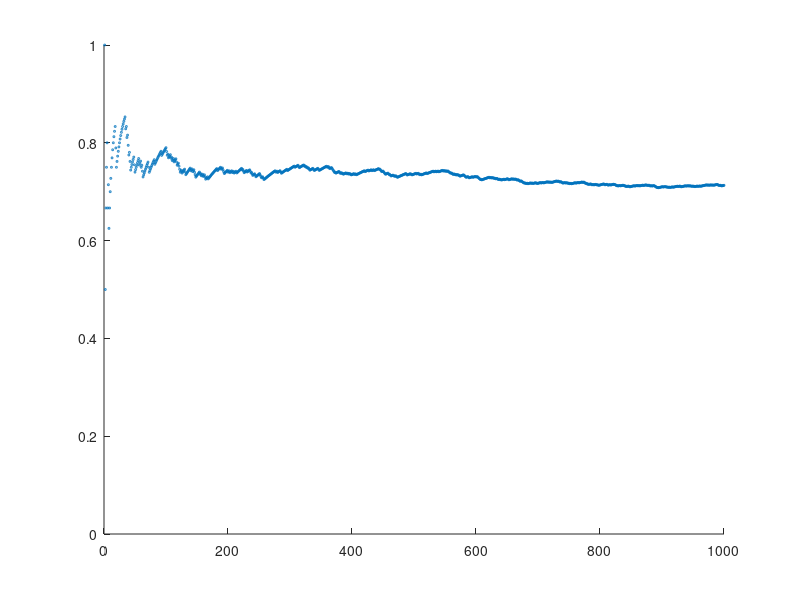

This chart was generated by the following MATLAB code:
function[rt]=coin0_3()
    r=rand(1,1000);
    z=zeros(1,1000);
    n=zeros(1,1000);
    f=zeros(1,1000);
    t=1:1000;
    for i=1:1000
        if r(i)>0.3
            z(i)=1;
        else
            z(i)=0;
        end
       a=0;
       for j=1:i
           a=a+z(j);
       end
      n(i)=a;
      f(i)=a/i;
    end
    scatter(t,f,2)
    axis([0,1000,0,1])
    rt=f(1000);    
end